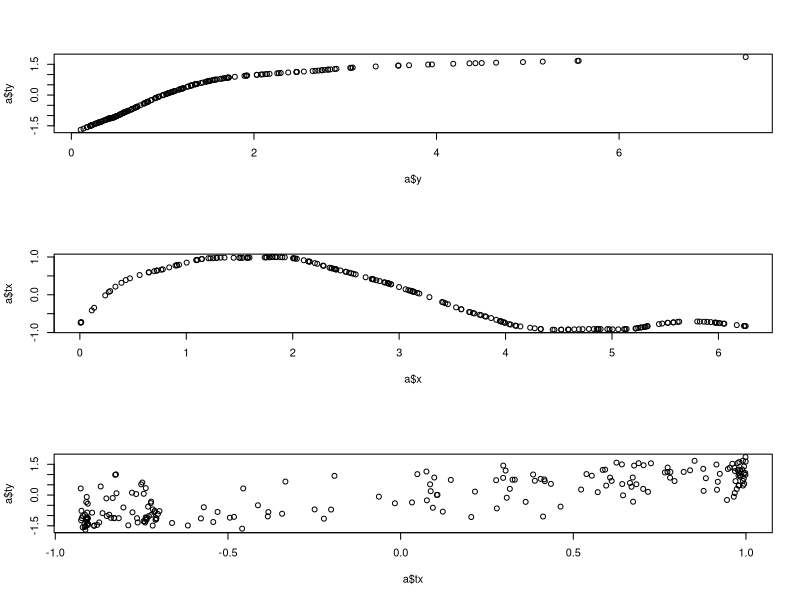
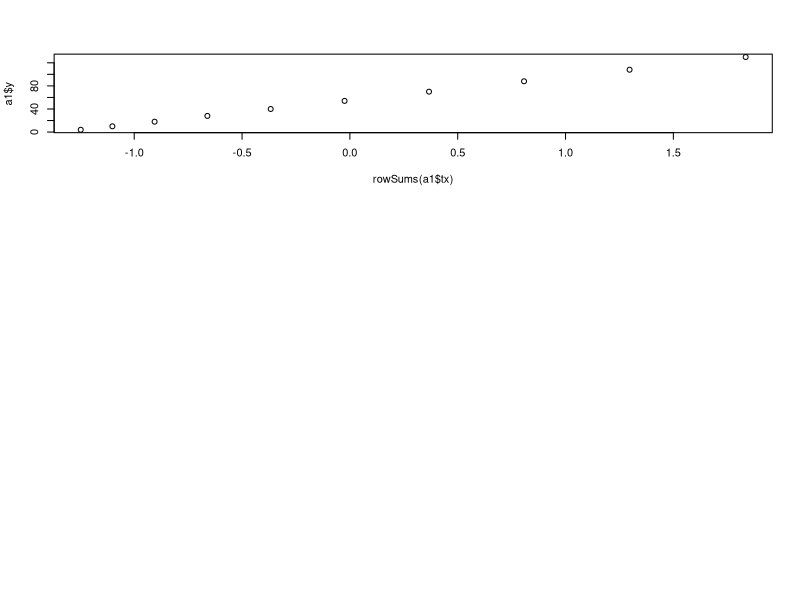
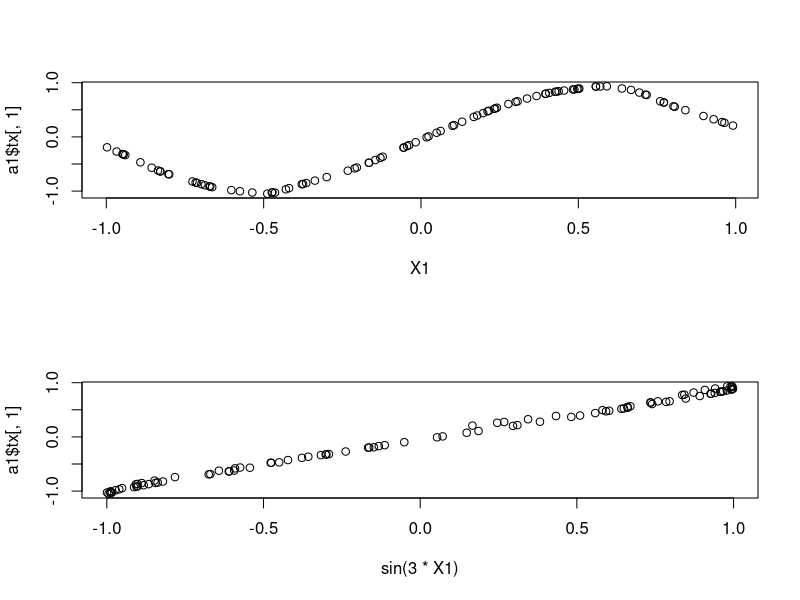
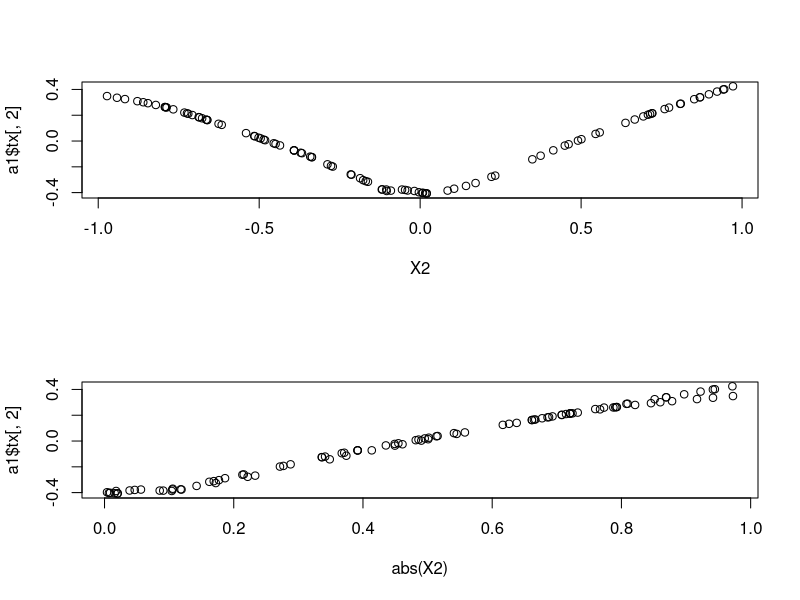
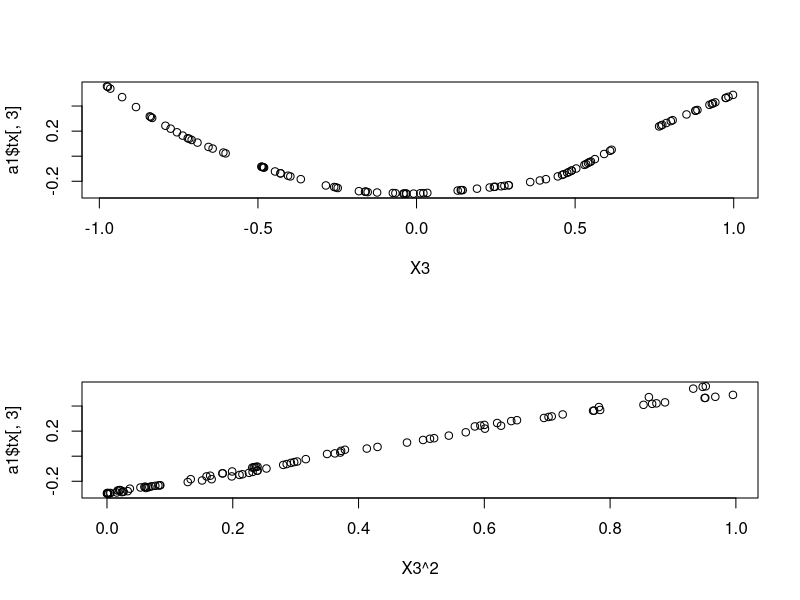
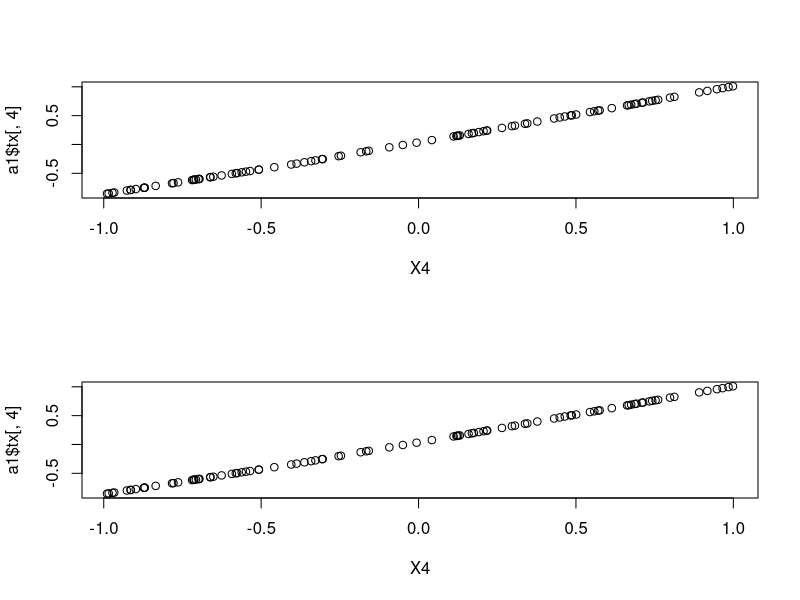
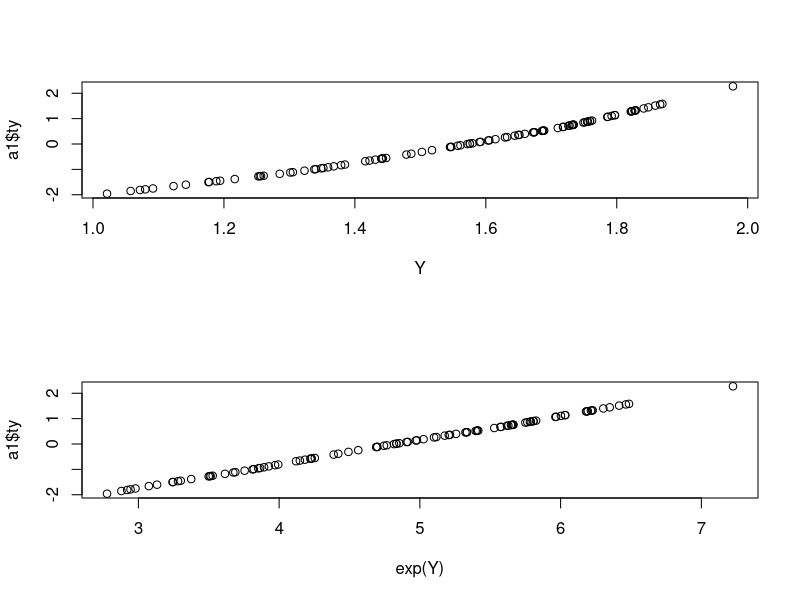

R code for these plots, in order:
library(acepack)


### Name: ace
### Title: Alternating Conditional Expectations
### Aliases: ace
### Keywords: models

### ** Examples

TWOPI <- 8*atan(1)
x <- runif(200,0,TWOPI)
y <- exp(sin(x)+rnorm(200)/2)
a <- ace(x,y)
par(mfrow=c(3,1))
plot(a$y,a$ty)  # view the response transformation
plot(a$x,a$tx)  # view the carrier transformation
plot(a$tx,a$ty) # examine the linearity of the fitted model

# example when x is a matrix
X1 <- 1:10
X2 <- X1^2
X <- cbind(X1,X2)
Y <- 3*X1+X2
a1 <- ace(X,Y)
plot(rowSums(a1$tx),a1$y)
(lm(a1$y ~ a1$tx)) # shows that the colums of X are equally weighted

# From D. Wang and M. Murphy (2005), Identifying nonlinear relationships
# regression using the ACE algorithm.  Journal of Applied Statistics,
# 32, 243-258.
X1 <- runif(100)*2-1
X2 <- runif(100)*2-1
X3 <- runif(100)*2-1
X4 <- runif(100)*2-1

# Original equation of Y:
Y <- log(4 + sin(3*X1) + abs(X2) + X3^2 + X4 + .1*rnorm(100))

# Transformed version so that Y, after transformation, is a
# linear function of transforms of the X variables:
# exp(Y) = 4 + sin(3*X1) + abs(X2) + X3^2 + X4

a1 <- ace(cbind(X1,X2,X3,X4),Y)

# For each variable, show its transform as a function of
# the original variable and the of the transform that created it,
# showing that the transform is recovered.
par(mfrow=c(2,1))

plot(X1,a1$tx[,1])
plot(sin(3*X1),a1$tx[,1])

plot(X2,a1$tx[,2])
plot(abs(X2),a1$tx[,2])

plot(X3,a1$tx[,3])
plot(X3^2,a1$tx[,3])

plot(X4,a1$tx[,4])
plot(X4,a1$tx[,4])

plot(Y,a1$ty)
plot(exp(Y),a1$ty)
